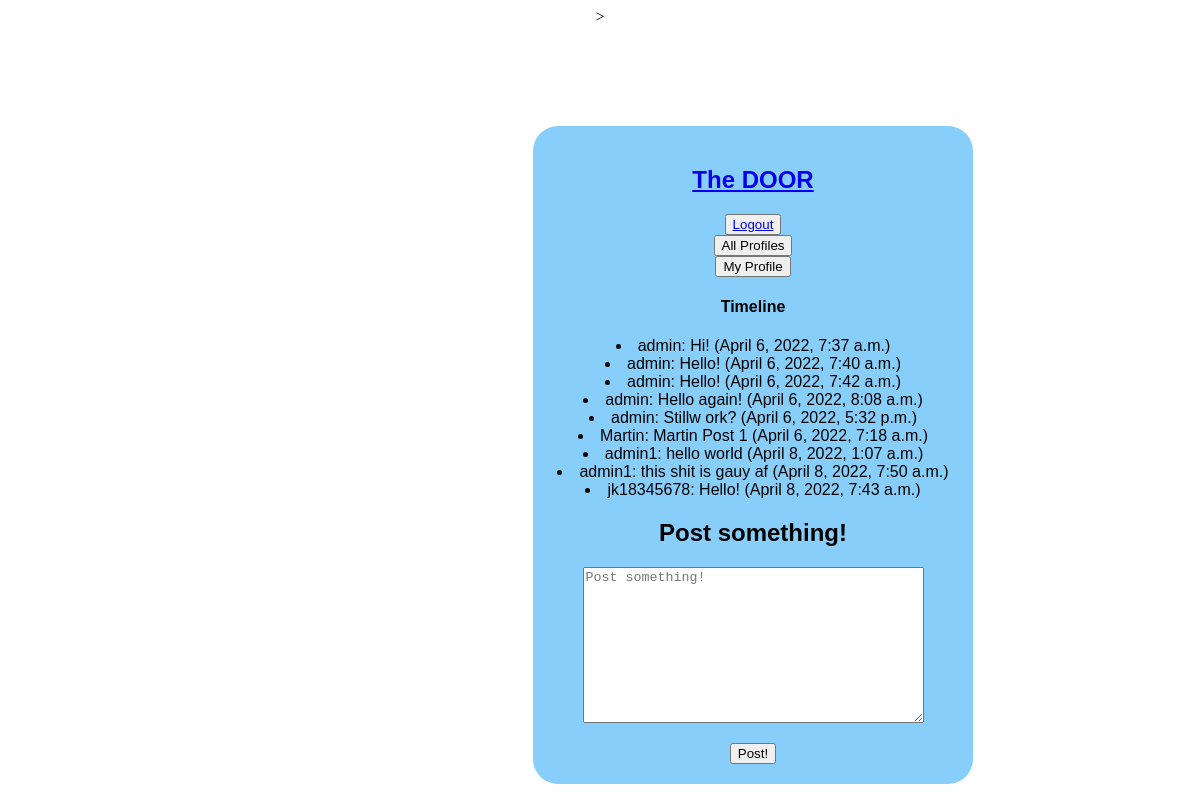
Before: /dashboard (signed in) with the older database file.
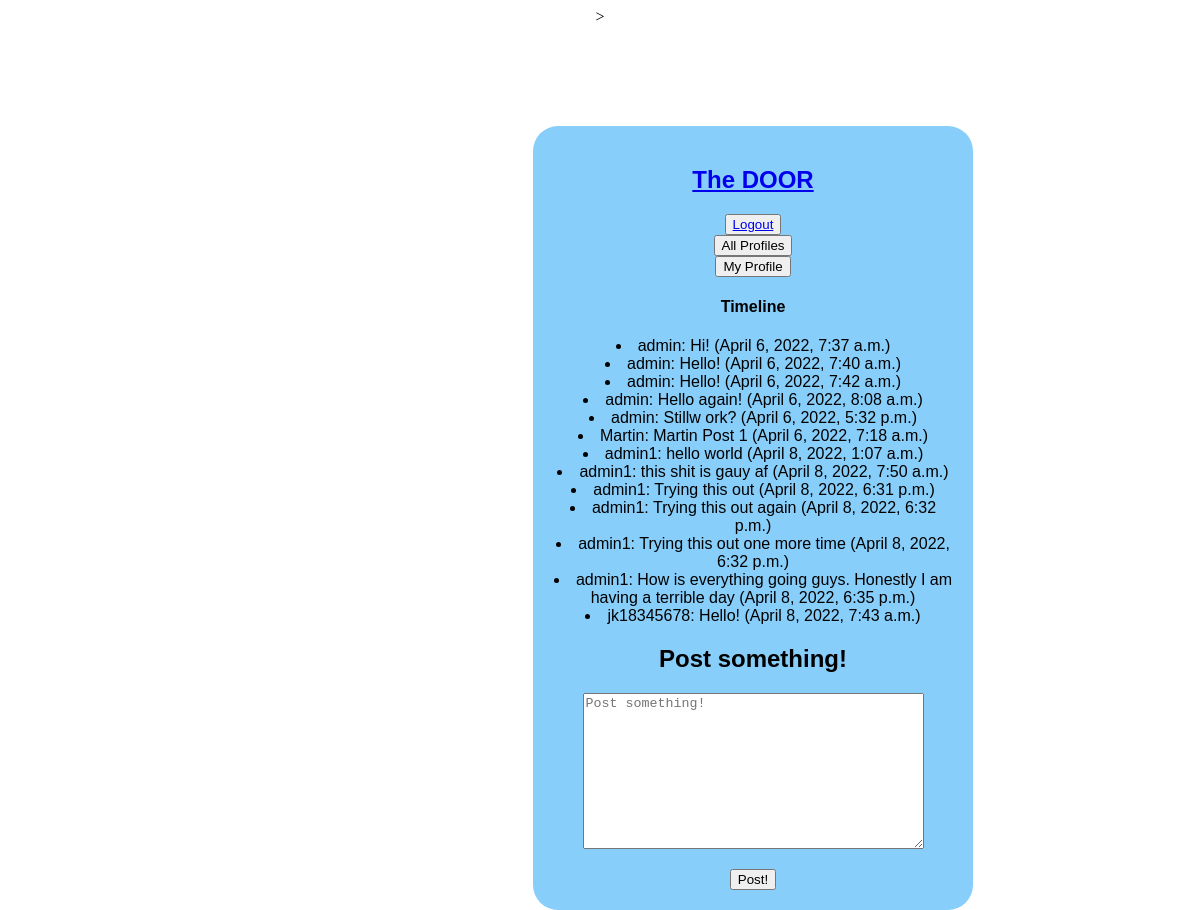
After: the same page with the newer database file.
### TheDoor/models.py (models this page shows, shortened)
class UserPost(models.Model):
    user = models.ForeignKey(
        User, related_name="posts", on_delete=models.DO_NOTHING
    )
    body = models.CharField(max_length=140)
    created_at = models.DateTimeField(auto_now_add=True)

### TheDoor/views.py (the view)
# urls.py: path("dashboard", dashboard, name="dashboard"),
def dashboard(request):
    form = PostForm(request.POST or None)
    if request.method == "POST":
        if form.is_valid():
            tweet = form.save(commit=False)
            tweet.user = request.user
            tweet.save()
            return redirect("The Door:dashboard")
    followed_posts = UserPost.objects.filter(
        user__profile__in=request.user.profile.friends.all()
    ).order_by("-created_at")
    return render(
        request, "TheDoor/dashboard.html", {"form": form, "posts": followed_posts}
    )

### TheDoor/forms.py
class PostForm(forms.ModelForm):
    body = forms.CharField(
        required=True,
        widget=forms.widgets.Textarea(
            attrs={
                "placeholder": "Post something!",
                "class": "textarea is-success is-medium",
            }
        ),
        label="",
    )
    class Meta:
        model = UserPost
        exclude = ("user", )

### TheDoor/templates/TheDoor/dashboard.html (shortened to what this page needs)
{% extends 'base.html' %}
{% block content %}
<div>
    {% if user.is_authenticated %}
    <button type="submit">
        <a href="{% url 'The Door:signout' %}">
            Logout
        </a>
    </button>
    {% else %}
    <button type="submit">
        <a href="{% url 'The Door:signin' %}">
            Login
        </a>
    </button>
    {% endif %}
</div>
<div>
    <a href="{% url 'The Door:profile_list' %}">
        <button>
            All Profiles
        </button>
    </a>
</div>
<div>
    <a href="{% url 'The Door:profile' request.user.profile.id %}">
        <button>
            My Profile
        </button>
    </a>
</div>
<h4>Timeline </h4>
{% for friend in user.profile.friends.all %}
    {% for tweet in friend.user.posts.all %}
    <li>{{tweet.user.username}}: {{tweet.body}} ({{tweet.created_at}}) </li>
    {% endfor %}
{% endfor %}
<h2>Post something!</h2>
<div>
    <form method="post">
        {{form.as_p}}
        <button class="button is-success" type="submit">Post!</button>
    </form>
</div>
{% endblock content %}

### TheDoor/templates/base.html (shortened to what this page needs)
<!DOCTYPE html>
<html lang="en">
<head>
</head>
<body>
    >
    <div class=entire>
    {% if user.is_authenticated %}
    <a href="{% url 'The Door:dashboard' %}">
        <section>
            <h1>The DOOR</h1>
        </section>
    </a>
    {% endif %}
    <div>
        {% block content %}
        {% endblock content %}
    </div>
</div>
</body>
</html>

### TheDoor/templates/base.html (style rules this page uses)
h1 { text-align:center; font-family:'Trebuchet MS', 'Lucida Sans Unicode', 'Lucida Grande', 'Lucida Sans', Arial, sans-serif; }
h2 { text-align:center; font-family:'Trebuchet MS', 'Lucida Sans Unicode', 'Lucida Grande', 'Lucida Sans', Arial, sans-serif; }
body { background-image:url("https://th.bing.com/th/id/R.30fb92e53a39c769bf07254916402e32?rik=nO122%2bXWPFOG6g&riu=http%3a%2f%2fblog.uvm.edu%2fcareer-center%2ffiles%2f2016%2f09%2fopen-door.jpeg&ehk=OT33sRS4RPiOn1ndcOaitkXgzudNn5PVU1yYtNdcZoI%3d&risl=1&pid=ImgRaw&r=0"); background-position:center; text-align:center; }
div.entire { border-radius: 25px; padding: 20px; width: 400px; height: auto; background-color:lightskyblue; margin-top: 100px; margin-left:525px; position:absolute; }

### TheDoor/templates/TheDoor/dashboard.html (style rules this page uses)
h4 { font-family:'Trebuchet MS', 'Lucida Sans Unicode', 'Lucida Grande', 'Lucida Sans', Arial, sans-serif; }
li { font-family:'Trebuchet MS', 'Lucida Sans Unicode', 'Lucida Grande', 'Lucida Sans', Arial, sans-serif; }

Changed rows visible on the page:
added UserPost: user.username "admin1", body "Trying this out", created_at "April 8, 2022, 6:31 p.m.", shown under Profile (number 3 of 4 on the later page)
added UserPost: user.username "admin1", body "Trying this out again", created_at "April 8, 2022, 6:32 p.m.", shown under Profile (number 3 of 4 on the later page)
added UserPost: user.username "admin1", body "Trying this out one more time", created_at "April 8, 2022, 6:32 p.m.", shown under Profile (number 3 of 4 on the later page)
added UserPost: user.username "admin1", body "How is everything going guys. Honestly I am having a terrible day", created_at "April 8, 2022, 6:35 p.m.", shown under Profile (number 3 of 4 on the later page)
